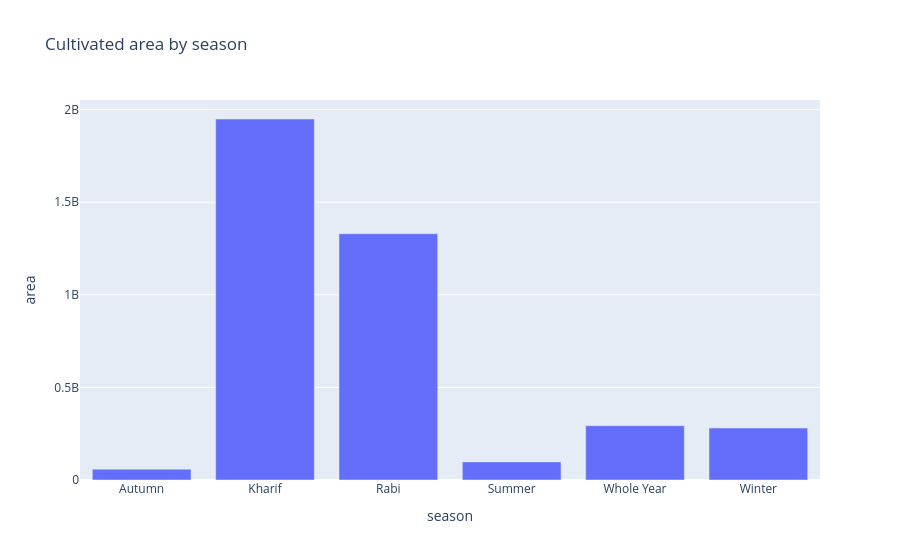

Notebook code for this chart:
### Code cell
# --- Cell 6: Season-wise performance ---
s = crop.groupby("season").agg(records=("crop", "size"), area=("area", "sum"),
                               avg_yield=("yield", "median")).reset_index()
display(s)
px.bar(s, x="season", y="area", title="Cultivated area by season")

### Figure 1 — Plotly figure (JSON) as saved in the notebook; plotly's stock layout.template omitted (floating-point values rounded to 4 significant figures)
{"data": [{"hovertemplate": "season=%{x}<br>area=%{y}<extra></extra>", "legendgroup": "", "marker": {"color": "#636efa", "pattern": {"shape": ""}}, "name": "", "orientation": "v", "showlegend": false, "textposition": "auto", "type": "bar", "x": ["Autumn", "Kharif", "Rabi", "Summer", "Whole Year", "Winter"], "xaxis": "x", "y": [58680000.0, 1949000000.0, 1330000000.0, 97780000.0, 293300000.0, 280700000.0], "yaxis": "y"}], "layout": {"barmode": "relative", "legend": {"tracegroupgap": 0}, "title": {"text": "Cultivated area by season"}, "xaxis": {"anchor": "y", "domain": [0.0, 1.0], "title": {"text": "season"}}, "yaxis": {"anchor": "x", "domain": [0.0, 1.0], "title": {"text": "area"}}}}
